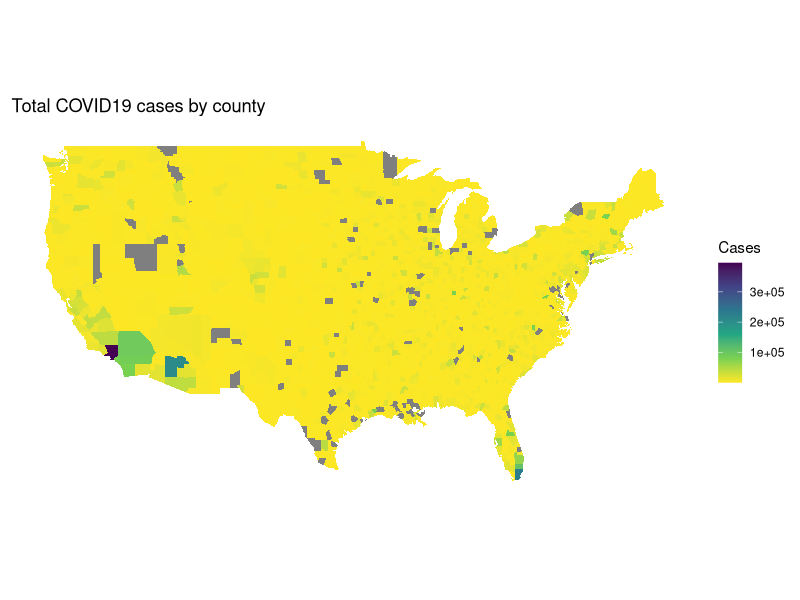
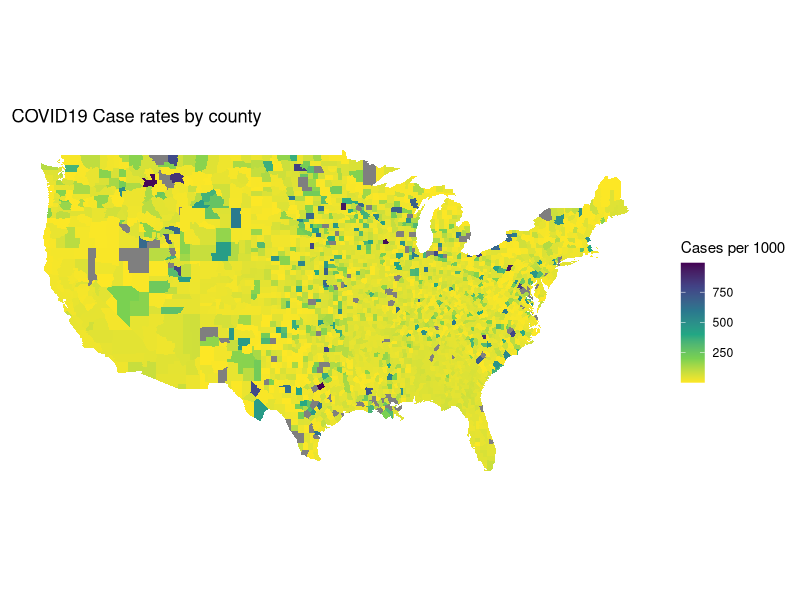
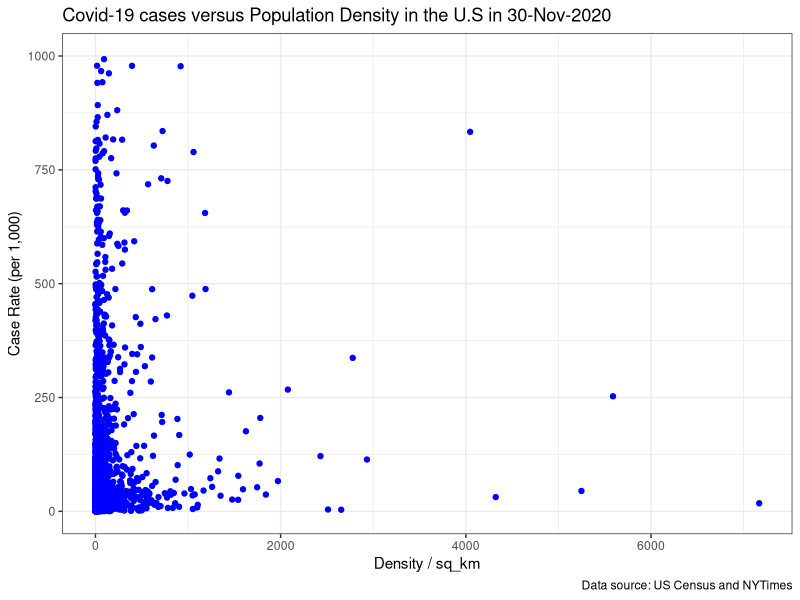
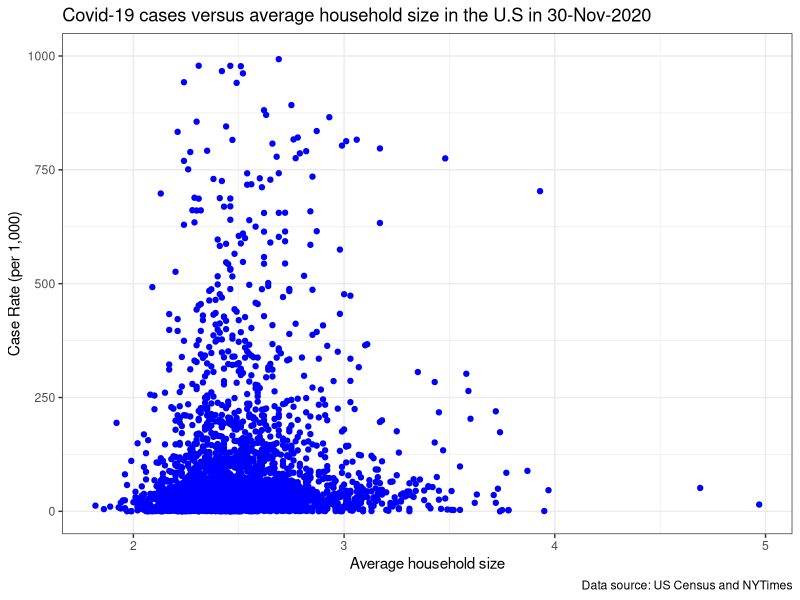
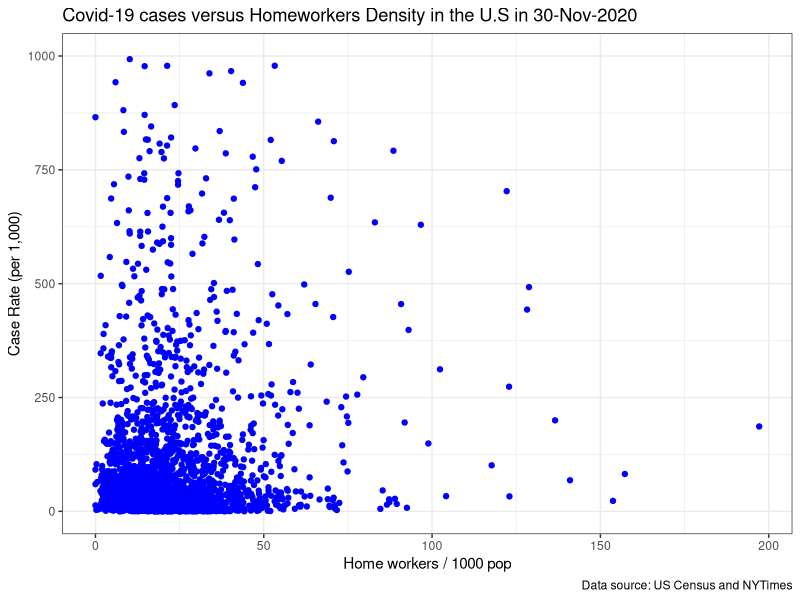
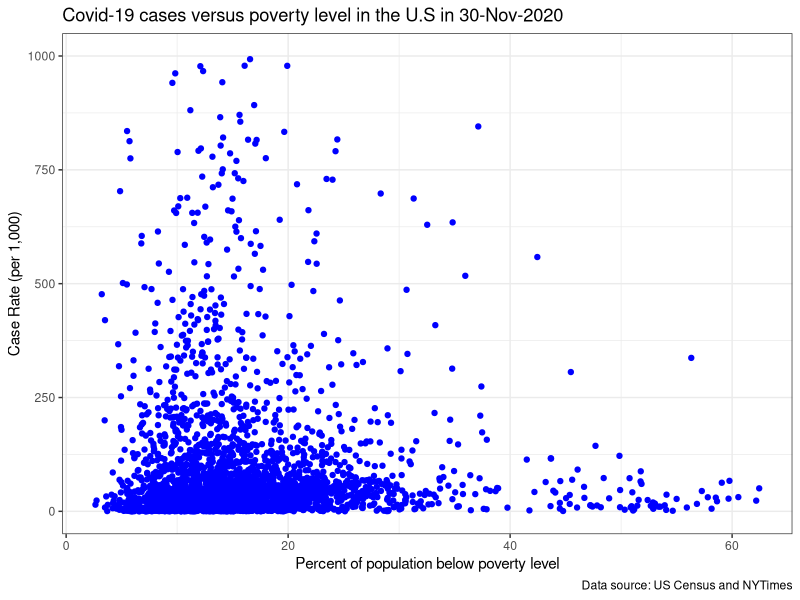
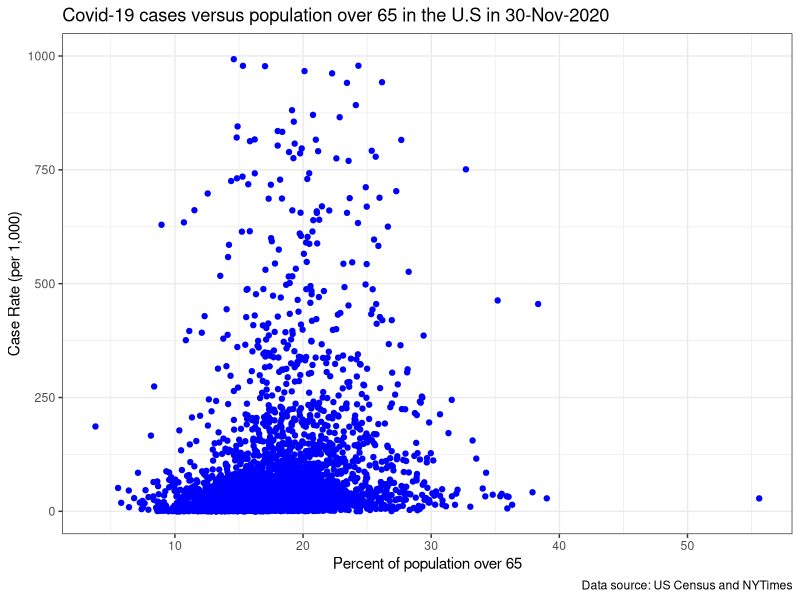

These charts were generated, in order, by the following R code:
## ---- chunk 1
library(tidyverse)
library(lubridate)
library(zoo)
library(maps)
library(dslabs)
library(stringr)
library(dplyr)
library(viridis)
library(RColorBrewer)
library(ggrepel)
## ---- chunk 2
clean_df_updated = read_csv("clean_df_updated.csv")

#Loading US county map and renaming 
Counties_df <- map_data("county")

clean_df_updated$county = tolower(clean_df_updated$county)

Counties_df <- Counties_df %>% rename("county" = "subregion")

#Merging counties_df with cleand_df
Clean_df_joined <- left_join(Counties_df,clean_df_updated, by = "county")
Clean_df_joined <- Clean_df_joined %>% filter(!is.na(long))
## ---- chunk 3
#Plotting a map of total cases by county
Clean_df_joined %>%
  ggplot(aes(x = long, y = lat, group = group, fill = cases)) +
  geom_polygon(aes(fill = cases), color = "NA") +
  ggtitle("Total COVID19 cases by county") +
  scale_fill_viridis_c(name = "Cases", direction = -1) +
  theme(panel.grid.major = element_blank(), 
        panel.background = element_blank(),
        axis.title = element_blank(), 
        axis.text = element_blank(),
        axis.ticks = element_blank()) +
  coord_fixed(1.3)

#Plotting a map of case rates by county (cases per 1,000)
Clean_df_joined %>%
  ggplot(aes(x = long, y = lat, group = group, fill = cases_per_1000ppl)) +
  geom_polygon(aes(fill = cases_per_1000ppl), color = NA) +
  ggtitle("COVID19 Case rates by county") +
  scale_fill_viridis_c(name = "Cases per 1000", direction = -1) +
  theme(panel.grid.major = element_blank(), 
        panel.background = element_blank(),
        axis.title = element_blank(), 
        axis.text = element_blank(),
        axis.ticks = element_blank()) +
  coord_fixed(1.3)
## ---- chunk 4
#Scatterplots with case rates and SES indicators

#Population Density and COVID Case Rates

clean_df_updated %>% 
   ggplot(aes(x = pop_density_sq_km, y = cases_per_1000ppl)) +
   geom_point(color = "blue") +
   xlab("Density / sq_km") +
   ylab("Case Rate (per 1,000)") +
   labs(title = "Covid-19 cases versus Population Density in the U.S in 30-Nov-2020",caption = "Data source: US Census and NYTimes" ) + 
  scale_y_continuous(limits = c(0, 1000)) +
  theme_bw()

#Average Houshold Size and COVID Case Rates

clean_df_updated %>% 
   ggplot(aes(x = avg_household_size, y = cases_per_1000ppl)) +
   geom_point(color = "blue") +
   xlab("Average household size") +
   ylab("Case Rate (per 1,000)") +
   labs(title = "Covid-19 cases versus average household size in the U.S in 30-Nov-2020",caption = "Data source: US Census and NYTimes" ) + 
  scale_y_continuous(limits = c(0, 1000)) +
  theme_bw()

#Homeoffice and COVID Case Rates

clean_df_updated %>% 
   ggplot(aes(x = homeoffice_per_1000ppl, y = cases_per_1000ppl)) +
   geom_point(color = "blue") +
   xlab("Home workers / 1000 pop") +
   ylab("Case Rate (per 1,000)") +
   labs(title = "Covid-19 cases versus Homeworkers Density in the U.S in 30-Nov-2020",caption = "Data source: US Census and NYTimes" ) + 
  scale_y_continuous(limits = c(0, 1000)) +
  theme_bw()

#Poverty and COVID Case Rates

clean_df_updated %>% 
   ggplot(aes(x = percent_below_poverty_level, y = cases_per_1000ppl)) + geom_point(color = "blue") +
   xlab("Percent of population below poverty level") +
   ylab("Case Rate (per 1,000)") +
   labs(title = "Covid-19 cases versus poverty level in the U.S in 30-Nov-2020",caption = "Data source: US Census and NYTimes" ) + 
  scale_y_continuous(limits = c(0, 1000)) +
  theme_bw()


#Population over 65 and COVID case rates

#Create a new variable for % population over 65
clean_df_updated_ <- clean_df_updated %>%
  mutate(percent_over_65 = (clean_df_updated$total_over_65 / clean_df_updated$total_population)*100)

#Plot Population over 65 and COVID case rates
clean_df_updated_ %>% 
   ggplot(aes(x = percent_over_65, y = cases_per_1000ppl)) + geom_point(color = "blue") +
   xlab("Percent of population over 65") +
   ylab("Case Rate (per 1,000)") +
   labs(title = "Covid-19 cases versus population over 65 in the U.S in 30-Nov-2020",caption = "Data source: US Census and NYTimes" ) + 
  scale_y_continuous(limits = c(0, 1000)) +
  theme_bw()
